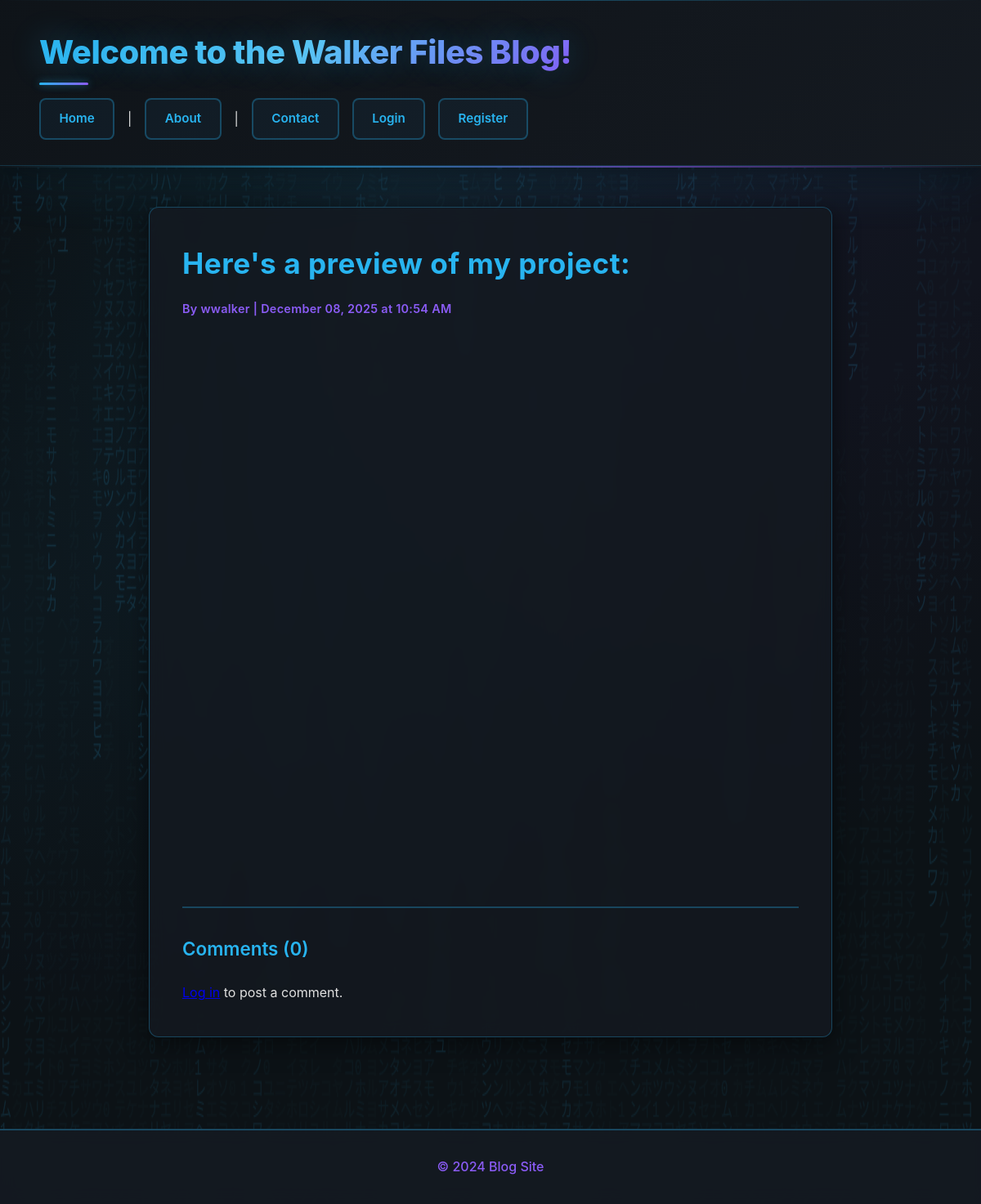
Screenshot of /post/2 with the database file from the repository.
### app.py (models this page shows, shortened)
class Post(db.Model):
    __tablename__ = 'posts'
    id = db.Column(db.Integer, primary_key=True)
    title = db.Column(db.String(100), nullable=False)
    content = db.Column(db.Text, nullable=False)
    created_at = db.Column(db.DateTime, default=datetime.utcnow)
    user_id = db.Column(db.Integer, db.ForeignKey('users.id'), nullable=False)
    updated_at = db.Column(db.DateTime, default=datetime.utcnow, onupdate=datetime.utcnow)
    comments = db.relationship('Comment', backref='post', lazy=True, cascade='all, delete-orphan')

class User(UserMixin, db.Model):
    __tablename__ = 'users'
    id = db.Column(db.Integer, primary_key=True)
    username = db.Column(db.String(30), unique=True, nullable=False)
    password_hash = db.Column(db.String(128), nullable=False)
    email = db.Column(db.String(120), unique=True, nullable=False)
    created_at = db.Column(db.DateTime, default=datetime.utcnow)
    is_admin = db.Column(db.Boolean, default=False, nullable=False)
    posts = db.relationship('Post', backref='author', lazy=True, cascade='all, delete-orphan')
    comments = db.relationship('Comment', backref='author', lazy=True, cascade='all, delete-orphan')

### app.py (the view)
@app.route('/post/<int:id>')
def view_post(id):
    post = Post.query.get_or_404(id)
    return render_template('view_post.html', post=post)

### templates/view_post.html (shortened to what this page needs)
{% extends "base.html" %}
{% block content %}
<div class="post-full">
    <article>
        <h2>{{ post.title }}</h2>
        <p class="post-meta">
            By {{ post.author.username }} | {{ post.created_at.strftime('%B %d, %Y at %I:%M %p') }}
        </p>
        <div class="post-content">
            {{ post.content | safe }}
        </div>
    </article>
    <section class="comments-section">
        <h3>Comments ({{ post.comments|length }})</h3>
        {% if current_user.is_authenticated %}
            <form method="POST" action="{{ url_for('add_comment', post_id=post.id) }}" class="comment-form">
                <textarea name="content" placeholder="Add your comment here..." required></textarea>
                <button type="submit">Post Comment</button>
            </form>
        {% else %}
            <p><a href="{{ url_for('login') }}">Log in</a> to post a comment.</p>
        {% endif %}
    </section>
</div>
{% endblock %}

### static/css/style.css (style rules this page uses)
* { margin: 0; padding: 0; box-sizing: border-box; }
body { font-family: 'Inter', -apple-system, BlinkMacSystemFont, 'Segoe UI', 'Roboto', sans-serif; line-height: 1.6; color: #e0e0e0; background-color: #0f1419; background-image: radial-gradient(at 40% 20%, rgba(40, 180, 240, 0.08) 0px, transparent 50%), radial-gradient(at 80% 0%, rgba(139, 92, 246, 0.08) 0px, transparent 50%), radial-gradient(at 0% 50%, rgba(40, 180, 240, 0.05) 0px, transparent 50%); min-height: 100vh; display: flex; flex-direction: column; }
.post-meta { color: #8b5cf6; font-size: 0.9rem; margin-bottom: 1.2rem; font-weight: 600; letter-spacing: 0.3px; }
.post-full { background: rgba(21, 26, 33, 0.8); backdrop-filter: blur(10px); padding: 2.5rem; border-radius: 12px; box-shadow: 0 8px 30px rgba(0, 0, 0, 0.5); border: 1.5px solid rgba(40, 180, 240, 0.3); }
.post-full h2 { color: #28b4f0; margin-bottom: 1rem; font-size: 2.2rem; font-weight: 700; letter-spacing: 0.5px; }
.post-content { margin: 2rem 0; line-height: 1.8; white-space: pre-line; color: #d0d0d0; font-size: 1.05rem; }
.comments-section { margin-top: 3rem; padding-top: 2rem; border-top: 2px solid rgba(40, 180, 240, 0.3); }
.comments-section h3 { margin-bottom: 1.5rem; color: #28b4f0; font-weight: 600; font-size: 1.4rem; }

### rows the page displays
Post: title "Here's a preview of my project:", created_at "December 08, 2025 at 10:54 AM"
User: author.username "wwalker"

### other values shown
{{ post.comments|length }} "0"
